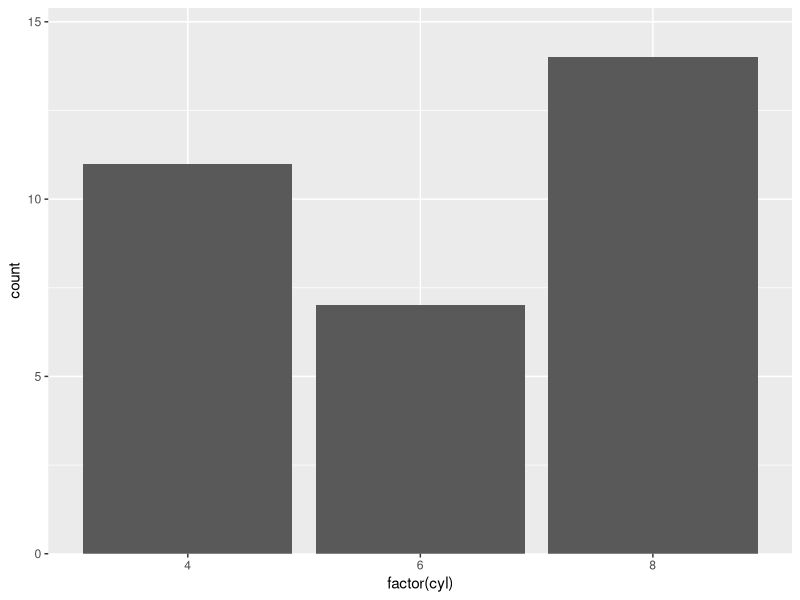
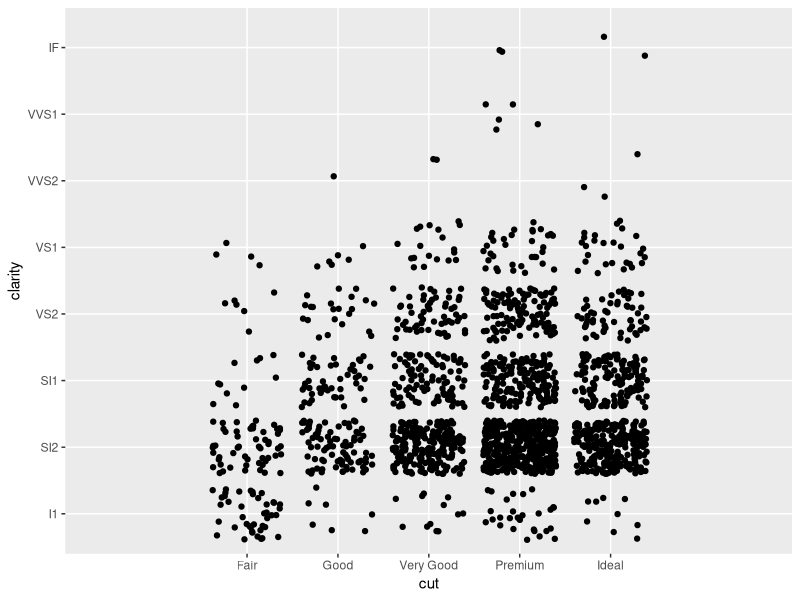
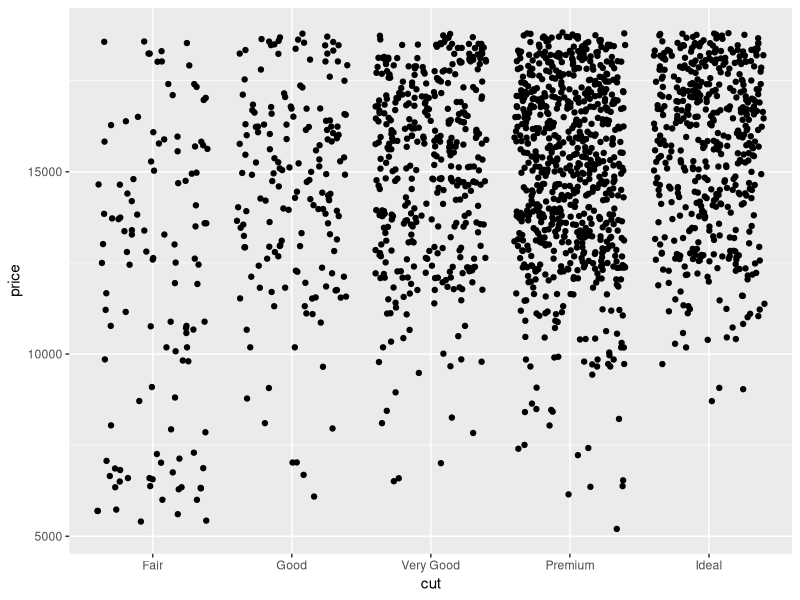

Reproduce these figures in R, in order.
# r2py crawler metadata
# package: ggplot2
# source_type: rd_example
# topic: expansion.Rd
# source_file: C:\Users\bened\AppData\Local\R\win-library\4.5\ggplot2\help
# lines: 17

suppressPackageStartupMessages(library(ggplot2))
# No space below the bars but 10% above them
ggplot(mtcars) +
  geom_bar(aes(x = factor(cyl))) +
  scale_y_continuous(expand = expansion(mult = c(0, .1)))

# Add 2 units of space on the left and right of the data
ggplot(subset(diamonds, carat > 2), aes(cut, clarity)) +
  geom_jitter() +
  scale_x_discrete(expand = expansion(add = 2))

# Reproduce the default range expansion used
# when the 'expand' argument is not specified
ggplot(subset(diamonds, carat > 2), aes(cut, price)) +
  geom_jitter() +
  scale_x_discrete(expand = expansion(add = .6)) +
  scale_y_continuous(expand = expansion(mult = .05))
